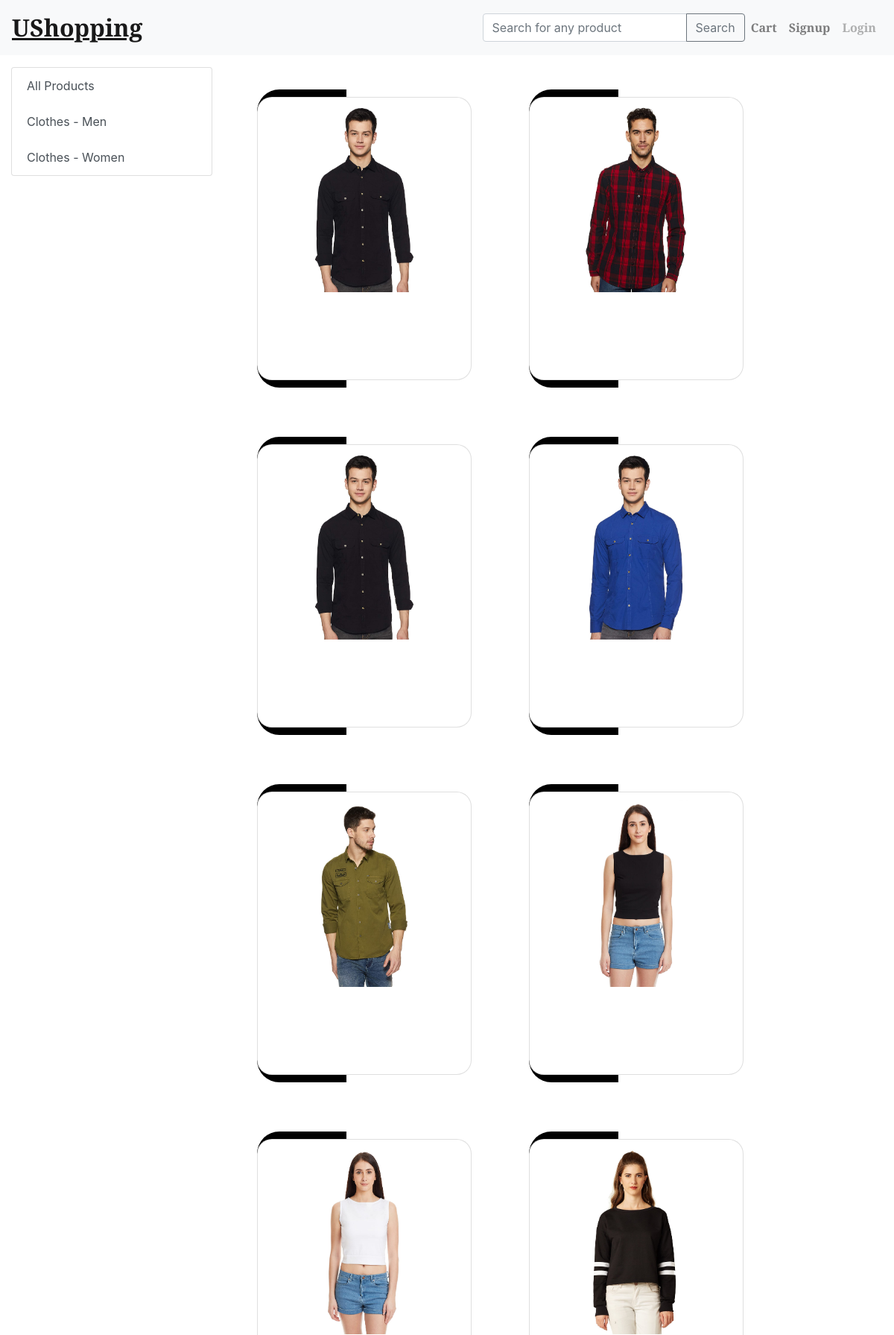
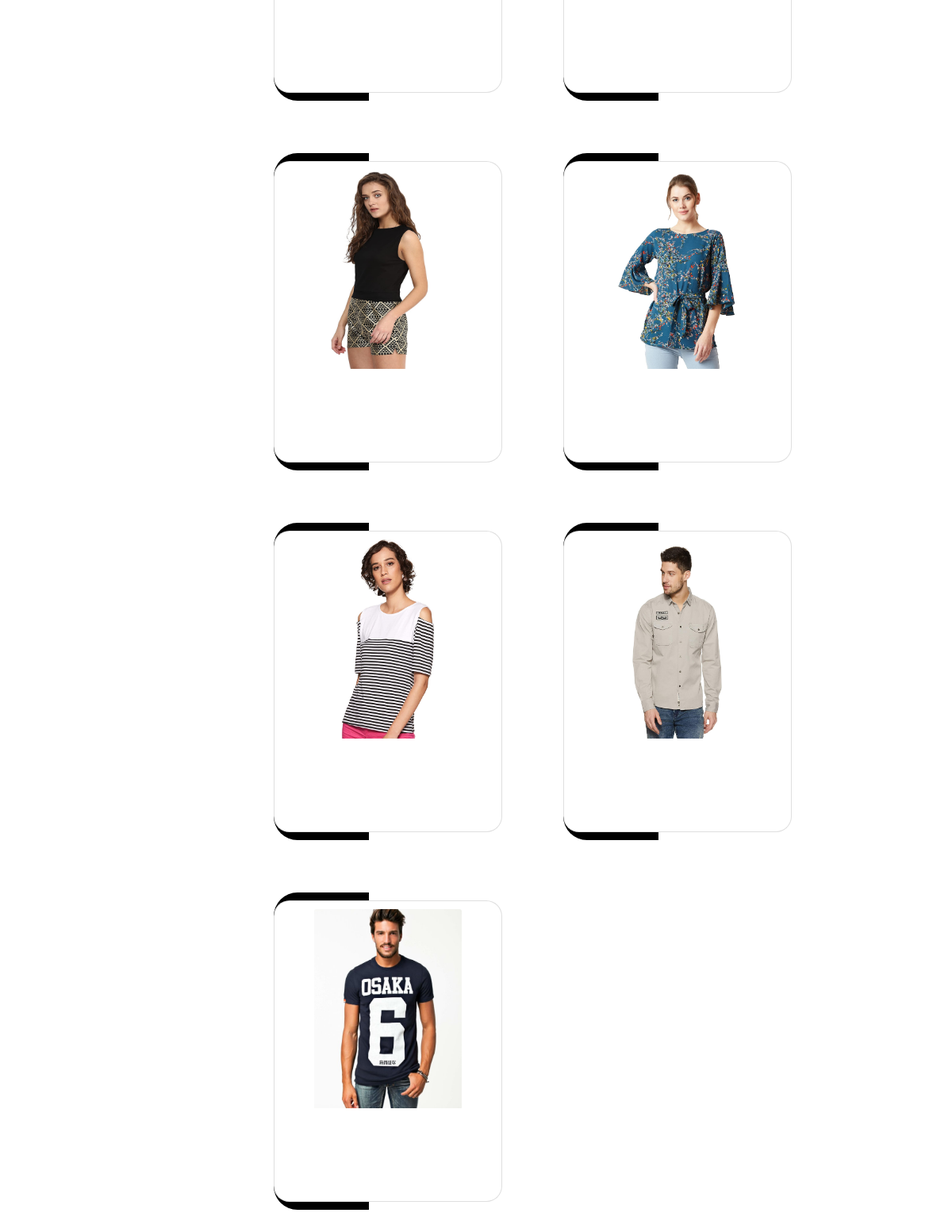
The app's page /store (upper part) with its own data (2 pictures, top to bottom).
### store/models/category.py (models this page shows, shortened)
class Category(models.Model):
    name = models.CharField(max_length=20)
    @staticmethod
    def get_all_categories():
        return Category.objects.all()

### store/models/product.py (models this page shows, shortened)
class Product(models.Model):
    name = models.CharField(max_length=50)
    price = models.IntegerField(default=0)
    category = models.ForeignKey(Category, on_delete=models.CASCADE, default=1)
    description = models.CharField(max_length=200, default='' , null=True , blank=True)
    image = models.ImageField(upload_to='uploads/products/')
    @staticmethod
    def get_all_products():
        return Product.objects.all()

### store/views/home.py (the view)
# urls.py: path('' , include('store.urls'))
def store(request):
    cart = request.session.get('cart')
    if not cart:
        request.session['cart'] = {}
    products = None
    categories = Category.get_all_categories()
    categoryID = request.GET.get('category')
    if categoryID:
        products = Product.get_all_products_by_categoryid(categoryID)
    else:
        products = Product.get_all_products();
    data = {}
    data['products'] = products
    data['categories'] = categories
    print('you are : ', request.session.get('email'))
    return render(request, 'index.html', data)

### store/templatetags/cart.py (called while the page is built)
@register.filter(name='is_in_cart')
def is_in_cart(product  , cart):
    keys = cart.keys()
    for id in keys:
        if int(id) == product.id:
            return True
    return False;

### store/templatetags/custom_filter.py (called while the page is built)
@register.filter(name='currency')
def currency(number):
    return "₹ "+str(number)

### store/templates/index.html (shortened to what this page needs)
{% extends 'base.html' %}
{% block content %}
{% load cart %}
{% load custom_filter %}
<div class="container-fluid mt-3">
	<div class="row">
		<div class="col-lg-3 mx-auto">
			<div class="list-group">
				<a href="/" class="list-group-item list-group-item-action">All Products</a>
				{% for category in categories %}
				<a href="/?category={{category.id}}"
					class="list-group-item list-group-item-action">{{category.name}}</a>
				{% endfor %}
			</div>
		</div>
		<div id='products' class="col-lg-9 mx-auto">
			{% for product in products %}
			<div class="cardBox">
				<div class="card" id={{product.id}} style="width: 18rem;">
					<img class="card-img-top" style="width: 70%;height: 70%;"src="{{product.image.url}}" alt="Card image cap">
				</div>
			</div>
			{% endfor %}
		</div>
	</div>
</div>
{% endblock %}

### store/templates/index.html (style rules this page uses)
.cardBox { width: 300px; height: 400px; position: relative; display: inline-flex; place-items: center; overflow: hidden; margin: 30px; border-radius: 30px; }
.card { position: absolute; width: 95%; height: 95%; background:white; border-radius: 20px; z-index: 5; display: inline-block; align-items: center; flex-direction: initial; text-align: center; color: black; overflow: hidden; padding: 10px; cursor: pointer; }
.cardBox::before { content: ""; position: absolute; width: 40%; height: 160%; background: black; background: -webkit-linear-gradient(to right, black); background: linear-gradient(to right,black); animation: glowing01 5s linear infinite; transform-origin: center; animation: glowing 5s linear infinite; }

### records on screen
Category: name "Clothes - Men"
Category: name "Clothes - Women"
Product: {{ product.id }} 1 (drawn), image (picture)
Product: image (picture)
Product: image (picture)
Product: image (picture)
Product: image (picture)
Product: image (picture)
Product: image (picture)
Product: image (picture)
Product: image (picture)
Product: image (picture)
Product: image (picture)
Product: image (picture)
Product: image (picture)
